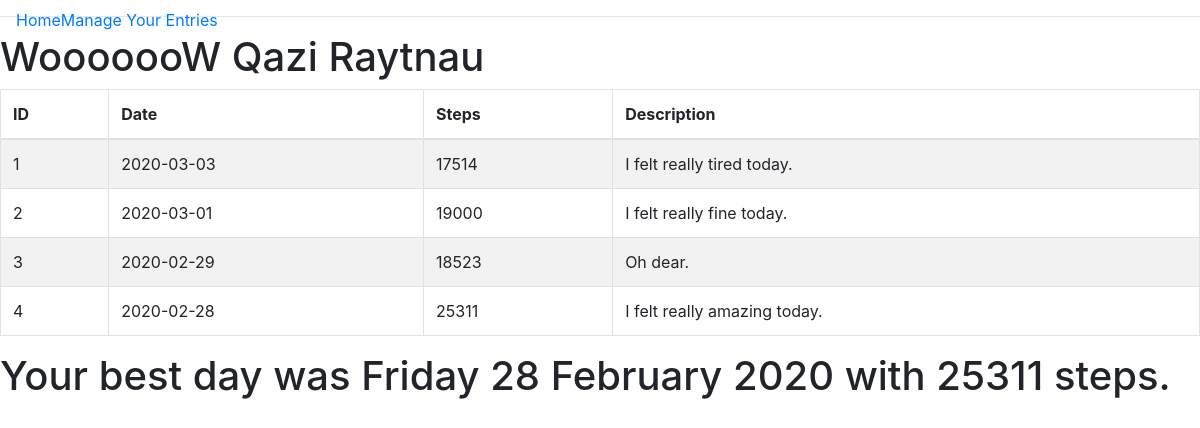
The page / on the database its author committed.
### app/models.py (models this page shows, shortened)
class User(db.Model):
    id = db.Column(db.Integer, primary_key=True)
    first_name = db.Column(db.String(64), index=True)
    last_name = db.Column(db.String(64))
    journal_entries = db.relationship('JournalEntry', backref='user', lazy='dynamic')
    def find_best_day(self):
        steps_list = [(entry.date, entry.steps) for entry in self.journal_entries]
        just_the_steps = [value for (key, value) in steps_list]
        result_date = max(steps_list, key=itemgetter(1))[0]
        result_steps = max(just_the_steps)
        pretty_result = result_date.strftime("%A %d %B %Y")
        return "Your best day was {} with {} steps.".format(pretty_result, result_steps)

class JournalEntry(db.Model):
    id = db.Column(db.Integer, primary_key=True)
    date = db.Column(db.Date, default=datetime.datetime.now())
    steps = db.Column(db.Integer)
    description = db.Column(db.Text())
    user_id = db.Column(db.Integer, db.ForeignKey('user.id'))

### app/routes.py (the view)
@app.route('/')
def index():
    greeting = "WooooooW"
    user = User.query.get(1)
    entries = JournalEntry.query.all()
    best_day = user.find_best_day()
    return render_template('index.html', title="Home", greeting=greeting, user=user, entries=entries, best_day=best_day)

### app/templates/index.html
{% extends "base.html" %} {% block content %}
<div class='container-fluid'>
    <div class="row">
        <h1>{{greeting}} {{user.first_name}} {{user.last_name}}</h1>
    </div>
    <div class="row">
        <table class="table table-striped table-bordered">
            <thead>
                <th>ID</th>
                <th>Date</th>
                <th>Steps</th>
                <th>Description</th>
            </thead>
            <tbody>
                {% for entry in entries%}
                <tr>
                    <td>{{entry.id}}</td>
                    <td>{{entry.date}}</td>
                    <td>{{entry.steps}}</td>
                    <td>{{entry.description}}</td>
                </tr>
                {% endfor %}
            </tbody>
        </table>
    </div>
    <div class="row">
        <h1>{{best_day}}</h1>
    </div>
</div>
{% endblock %}

### app/templates/base.html (shortened to what this page needs)
<!DOCTYPE html>
<html lang="en">
<head>
    <link rel="stylesheet" href="../static/css/styles.css">
    <link rel="stylesheet" href="https://stackpath.bootstrapcdn.com/bootstrap/4.4.1/css/bootstrap.min.css">
</head>
<body>
    <div class="header">
        <nav class="navbar fixed-top navbar-expand-sm">
            <div class="collapse navbar-collapse" id="navbarMenu">
                <ul class="navbar-nav">
                    <li><a href="/">Home</a></li>
                    <li><a href="/manage">Manage Your Entries</a></li>
                </ul>
            </div>
        </nav>
    </div>
    <hr> {% block content %}{% endblock %}
</body>
</html>

### rows shown on the page
User: first_name "Qazi", last_name "Raytnau"
JournalEntry: id "1", date "2020-03-03", steps "17514", description "I felt really tired today."
JournalEntry: id "2", date "2020-03-01", steps "19000", description "I felt really fine today."
JournalEntry: id "3", date "2020-02-29", steps "18523", description "Oh dear."
JournalEntry: id "4", date "2020-02-28", steps "25311", description "I felt really amazing today."

### other values the page prints
{{ greeting }} "WooooooW"
{{ best_day }} "Your best day was Friday 28 February 2020 with 25311 steps."
